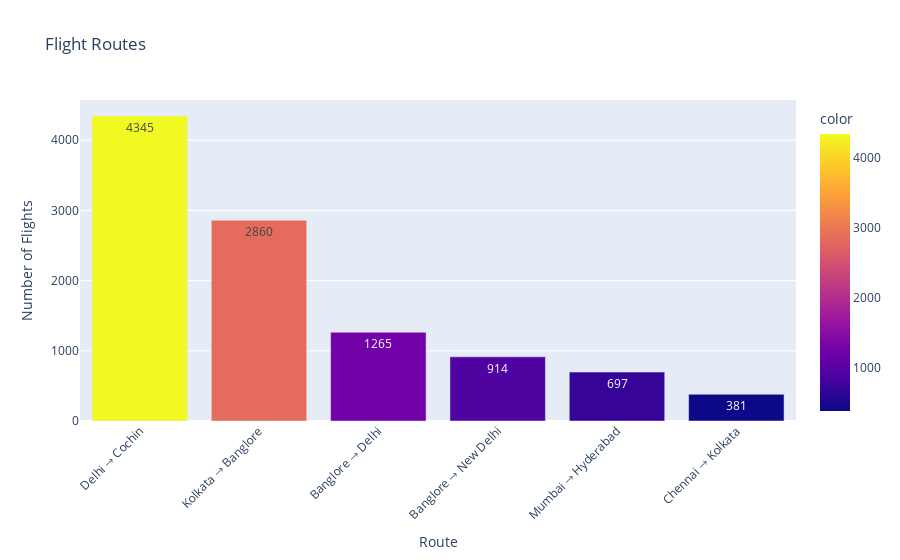

This figure's notebook cell:
### Markdown cell above
## What are the frequencies of Flight Routes?

### Code cell
import plotly.express as px
route_counts = df.groupby(['Source', 'Destination']).size().sort_values(ascending=False)
top_routes = route_counts.head(6)

# Plot
fig = px.bar(
    x=[f"{src} → {dst}" for src, dst in top_routes.index],
    y=top_routes.values,
    text=top_routes.values,
    title=' Flight Routes',
    labels={'x':'Route', 'y':'Number of Flights'},
    color=top_routes.values
)
fig.update_traces(textposition='inside')
fig.update_layout(xaxis_tickangle=-45)
fig.show()

### Figure 1 — Plotly figure (JSON) as saved in the notebook; plotly's stock layout.template omitted (floating-point values rounded to 4 significant figures)
{"data": [{"hovertemplate": "Route=%{x}<br>Number of Flights=%{y}<br>text=%{text}<br>color=%{marker.color}<extra></extra>", "legendgroup": "", "marker": {"color": [4345, 2860, 1265, 914, 697, 381], "coloraxis": "coloraxis", "pattern": {"shape": ""}}, "name": "", "orientation": "v", "showlegend": false, "text": [4345.0, 2860.0, 1265.0, 914.0, 697.0, 381.0], "textposition": "inside", "type": "bar", "x": ["Delhi → Cochin", "Kolkata → Banglore", "Banglore → Delhi", "Banglore → New Delhi", "Mumbai → Hyderabad", "Chennai → Kolkata"], "xaxis": "x", "y": [4345, 2860, 1265, 914, 697, 381], "yaxis": "y"}], "layout": {"barmode": "relative", "coloraxis": {"colorbar": {"title": {"text": "color"}}, "colorscale": [[0, "#0d0887"], [0.1111, "#46039f"], [0.2222, "#7201a8"], [0.3333, "#9c179e"], [0.4444, "#bd3786"], [0.5556, "#d8576b"], [0.6667, "#ed7953"], [0.7778, "#fb9f3a"], [0.8889, "#fdca26"], [1, "#f0f921"]]}, "legend": {"tracegroupgap": 0}, "title": {"text": " Flight Routes"}, "xaxis": {"anchor": "y", "domain": [0, 1], "tickangle": -45, "title": {"text": "Route"}}, "yaxis": {"anchor": "x", "domain": [0, 1], "title": {"text": "Number of Flights"}}}}
